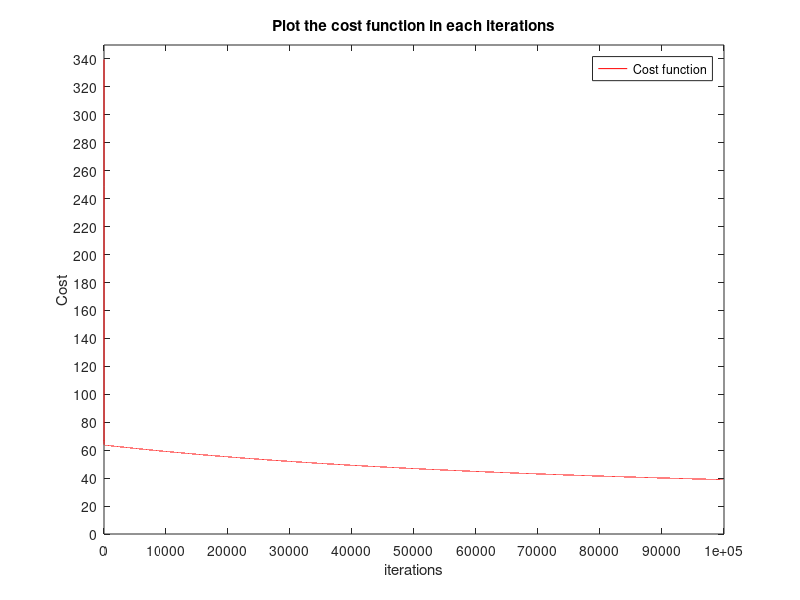
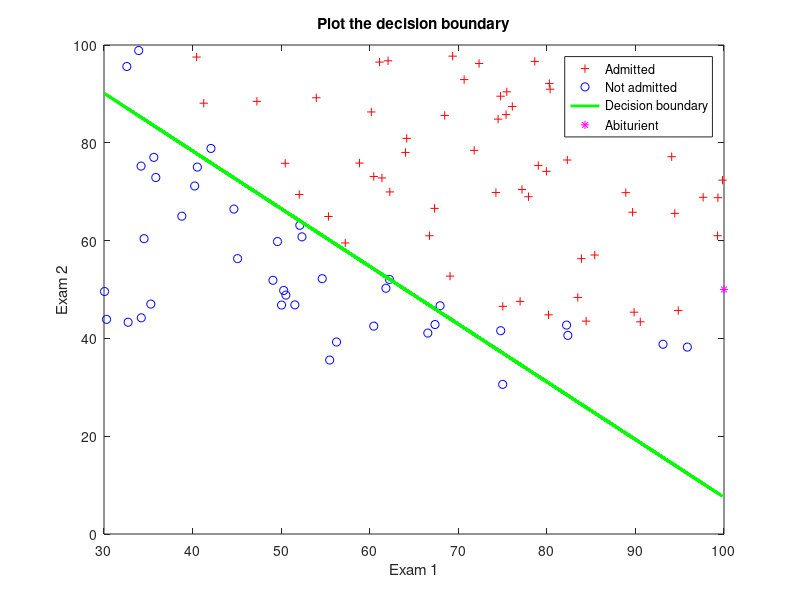

Source code (MATLAB) for these figures, in order:
clear all; close all;D=dlmread('hw2_data1.txt');x1=D(:,1);x2=D(:,2);y=D(:,3);alpha=.00001;m = length(y); % number of training examplestheta0 = .1;theta1 = .1;theta2 = .1;iterations=100000;J = zeros(iterations, 1);for i = 1 : iterations  % Gradient calculatoin  %fprintf('Gradient calculatoin  ... \n');    thetatx = theta0+theta1*x1+theta2*x2;  h = 1./(1+exp(-thetatx));  %fprintf('\n\tThetatx %f \n', thetatx);  %fprintf('\n\thypothises %f \n', h);  theta0 = theta0-alpha*sum(h-y);  theta1 = theta1-alpha*sum((h-y).*x1);  theta2 = theta2-alpha*sum((h-y).*x2);  %fprintf('\n\tTheta0 %f Theta1 %f Theta2 %f \n', theta0, theta1, theta2);   % Cost function calculatoin  %fprintf('Cost function calculatoin  ... \n');    thetatx = theta0+theta1*x1+theta2*x2;  h = 1./(1+exp(-thetatx));    %fprintf('\n\tThetatx %f \n', thetatx);  %fprintf('\n\thypothises %f \n', h);    J(i) = -1 * sum(y.*log(h)+(1-y).*log(1-h)); % O HMN   %fprintf('\n\n Cost(%d) %f \n', i, J(i));endfprintf('\n\nMinimal J is %f', min(J));fprintf('\n\ntheta1  is %f theta2  is %f', theta1, theta2);%disp(J);iter = [1:1:iterations];plot(J, 'r');title('Plot the cost function in each iterations');xlabel('iterations');ylabel('Cost');legend('Cost function');xbounds = xlim();set(gca, 'xtick', xbounds(1):10000:xbounds(2));ybounds = ylim();set(gca, 'ytick', ybounds(1):20:ybounds(2));%print -dpng 'cost_function_plot.png';figure 2;yy=-(theta1*x1+theta0)/theta2;% Find Indices of Positive and Negative Examplespos = find(y==1); neg = find(y == 0);% Plot admission resultplot(D(pos,1), D(pos,2), 'r+', D(neg,1), D(neg,2), 'bo', x1, yy, 'g-','linewidth',2);hold on;plot(100, 50, 'm*');title('Plot the decision boundary');xlabel('Exam 1');ylabel('Exam 2');legend('Admitted','Not admitted','Decision boundary', 'Abiturient');%annotation ("arrow", 100, 50);%print -dpng 'decision_boundary.png';% Predictionx1 = 100;x2 = 50;thetatx = theta0+theta1*x1+theta2*x2;prediction = 1./(1+exp(-thetatx));